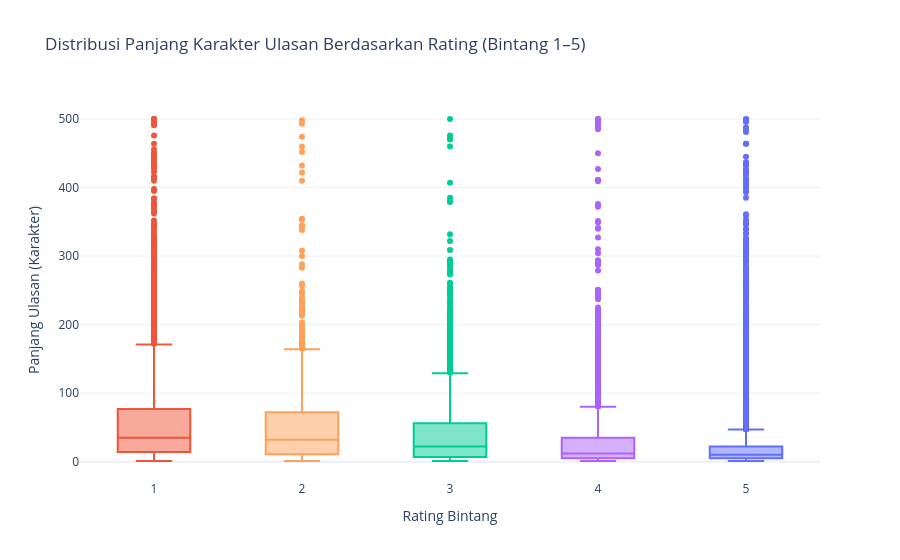

Notebook code for this chart:
### Code cell
# Visualisasi 2: Distribusi Panjang Karakter Ulasan berdasarkan Skor Rating (Sampel 30.000 baris)
df_box = (
    lf.select([
        pl.col("score"),
        pl.col("content").str.len_chars().alias("panjang_karakter")
    ])
    .filter(pl.col("panjang_karakter") <= 500)  # Filter ekstrem agar box plot terbaca jelas
    .gather_every(200)  # Sampling sistematis ~30 ribu baris agar ringan
    .collect()
)

# Cetak ringkasan median panjang karakter per skor dari keseluruhan 6,18 juta data
ringkasan_panjang = (
    lf.group_by("score")
    .agg([
        pl.len().alias("jumlah"),
        pl.col("content").str.len_chars().median().alias("median_karakter"),
        pl.col("content").str.len_chars().mean().round(1).alias("rata_karakter"),
    ])
    .sort("score")
    .collect()
)
print(ringkasan_panjang)

fig2 = px.box(
    df_box.to_pandas(),
    x="score",
    y="panjang_karakter",
    color="score",
    title="Distribusi Panjang Karakter Ulasan Berdasarkan Rating (Bintang 1–5)",
    labels={"score": "Rating Bintang", "panjang_karakter": "Panjang Ulasan (Karakter)"},
    template="plotly_white"
)
fig2.update_layout(showlegend=False)
fig2.show()

### Figure 1 — Plotly figure (JSON) as saved in the notebook; plotly's stock layout.template omitted (floating-point values rounded to 4 significant figures; data arrays with more than 128 entries replaced by an {"elided": "..."} marker saying what was removed)
{"data": [{"alignmentgroup": "True", "hovertemplate": "Rating Bintang=%{x}<br>Panjang Ulasan (Karakter)=%{y}<extra></extra>", "legendgroup": "5", "marker": {"color": "#636efa"}, "name": "5", "notched": false, "offsetgroup": "5", "orientation": "v", "showlegend": true, "type": "box", "x": {"elided": "20142 int values"}, "x0": " ", "xaxis": "x", "y": {"elided": "20142 int values"}, "y0": " ", "yaxis": "y"}, {"alignmentgroup": "True", "hovertemplate": "Rating Bintang=%{x}<br>Panjang Ulasan (Karakter)=%{y}<extra></extra>", "legendgroup": "1", "marker": {"color": "#EF553B"}, "name": "1", "notched": false, "offsetgroup": "1", "orientation": "v", "showlegend": true, "type": "box", "x": {"elided": "4389 int values"}, "x0": " ", "xaxis": "x", "y": {"elided": "4389 int values"}, "y0": " ", "yaxis": "y"}, {"alignmentgroup": "True", "hovertemplate": "Rating Bintang=%{x}<br>Panjang Ulasan (Karakter)=%{y}<extra></extra>", "legendgroup": "3", "marker": {"color": "#00cc96"}, "name": "3", "notched": false, "offsetgroup": "3", "orientation": "v", "showlegend": true, "type": "box", "x": {"elided": "2008 int values"}, "x0": " ", "xaxis": "x", "y": {"elided": "2008 int values"}, "y0": " ", "yaxis": "y"}, {"alignmentgroup": "True", "hovertemplate": "Rating Bintang=%{x}<br>Panjang Ulasan (Karakter)=%{y}<extra></extra>", "legendgroup": "4", "marker": {"color": "#ab63fa"}, "name": "4", "notched": false, "offsetgroup": "4", "orientation": "v", "showlegend": true, "type": "box", "x": {"elided": "3043 int values"}, "x0": " ", "xaxis": "x", "y": {"elided": "3043 int values"}, "y0": " ", "yaxis": "y"}, {"alignmentgroup": "True", "hovertemplate": "Rating Bintang=%{x}<br>Panjang Ulasan (Karakter)=%{y}<extra></extra>", "legendgroup": "2", "marker": {"color": "#FFA15A"}, "name": "2", "notched": false, "offsetgroup": "2", "orientation": "v", "showlegend": true, "type": "box", "x": {"elided": "1353 int values"}, "x0": " ", "xaxis": "x", "y": {"elided": "1353 int values"}, "y0": " ", "yaxis": "y"}], "layout": {"boxmode": "overlay", "legend": {"title": {"text": "Rating Bintang"}, "tracegroupgap": 0}, "showlegend": false, "title": {"text": "Distribusi Panjang Karakter Ulasan Berdasarkan Rating (Bintang 1–5)"}, "xaxis": {"anchor": "y", "categoryarray": [5, 1, 3, 4, 2], "categoryorder": "array", "domain": [0, 1], "title": {"text": "Rating Bintang"}}, "yaxis": {"anchor": "x", "domain": [0, 1], "title": {"text": "Panjang Ulasan (Karakter)"}}}}
